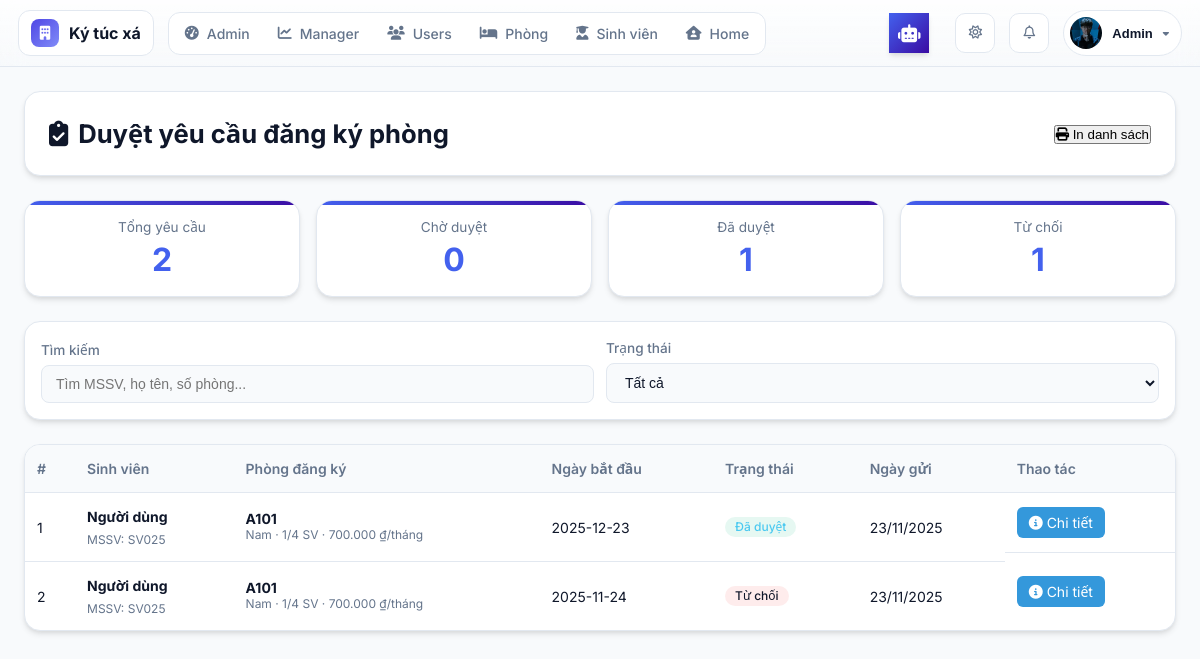
Page /modules/staff/room_requests/staff_request_list.php (signed in) on the committed database.
### tables this page shows
CREATE TABLE IF NOT EXISTS `students` (
  `StudentID` int NOT NULL AUTO_INCREMENT,
  `UserID` int DEFAULT NULL,
  `StudentCode` varchar(20) NOT NULL,
  `FullName` varchar(100) NOT NULL,
  `Email` varchar(100) DEFAULT NULL,
  `Gender` enum('Nam','Nữ','Khác') NOT NULL,
  `BirthDate` date DEFAULT NULL,
  `CitizenID` varchar(20) DEFAULT NULL,
  `Hometown` varchar(100) DEFAULT NULL,
  `Address` varchar(255) DEFAULT NULL,
  `Phone` varchar(15) DEFAULT NULL,
  `ClassName` varchar(100) DEFAULT NULL,
  `CourseYear` varchar(9) DEFAULT NULL,
  `Avatar` varchar(255) DEFAULT NULL,
  `EmergencyContact` varchar(255) DEFAULT NULL,
  `CheckInDate` date DEFAULT NULL,
  `CheckOutDate` date DEFAULT NULL,
  `IsInDorm` tinyint(1) DEFAULT '1',
  `CreatedAt` datetime DEFAULT CURRENT_TIMESTAMP,
  `UpdatedAt` datetime DEFAULT CURRENT_TIMESTAMP ON UPDATE CURRENT_TIMESTAMP,
  `FacultyID` int DEFAULT NULL,
  PRIMARY KEY (`StudentID`),
  UNIQUE KEY `StudentCode` (`StudentCode`),
  UNIQUE KEY `UserID` (`UserID`),
  KEY `fk_faculty` (`FacultyID`),
  CONSTRAINT `fk_faculty` FOREIGN KEY (`FacultyID`) REFERENCES `faculties` (`FacultyID`) ON DELETE SET NULL ON UPDATE CASCADE,
  CONSTRAINT `students_ibfk_1` FOREIGN KEY (`UserID`) REFERENCES `users` (`UserID`)
);

CREATE TABLE IF NOT EXISTS `roomrequests` (
  `RequestID` int NOT NULL AUTO_INCREMENT,
  `StudentID` int NOT NULL,
  `RoomID` int NOT NULL,
  `DesiredFrom` date DEFAULT NULL,
  `Note` varchar(500) DEFAULT NULL,
  `Status` enum('Chờ duyệt','Đã duyệt','Từ chối') NOT NULL DEFAULT 'Chờ duyệt',
  `ReviewedBy` int DEFAULT NULL,
  `ReviewedAt` datetime DEFAULT NULL,
  `CreatedAt` datetime NOT NULL DEFAULT CURRENT_TIMESTAMP,
  `UpdatedAt` datetime NOT NULL DEFAULT CURRENT_TIMESTAMP ON UPDATE CURRENT_TIMESTAMP,
  `CheckInDate` date DEFAULT NULL,
  `CheckOutDate` date DEFAULT NULL,
  PRIMARY KEY (`RequestID`),
  KEY `idx_rr_student` (`StudentID`),
  KEY `idx_rr_room` (`RoomID`),
  KEY `idx_rr_status` (`Status`),
  CONSTRAINT `fk_rr_room` FOREIGN KEY (`RoomID`) REFERENCES `rooms` (`RoomID`),
  CONSTRAINT `fk_rr_student` FOREIGN KEY (`StudentID`) REFERENCES `students` (`StudentID`)
);

CREATE TABLE IF NOT EXISTS `rooms` (
  `RoomID` int NOT NULL AUTO_INCREMENT,
  `BuildingID` int NOT NULL,
  `RoomNumber` varchar(10) DEFAULT NULL,
  `Capacity` int NOT NULL,
  `CurrentOccupants` int DEFAULT '0',
  `RoomType` enum('Nam','Nữ','Khác') NOT NULL,
  `RoomPrice` decimal(10,2) NOT NULL,
  `Status` enum('Trống','Đầy','Bảo trì') DEFAULT 'Trống',
  `ImagePath` varchar(255) DEFAULT NULL,
  `Gallery` json DEFAULT NULL,
  `Description` text,
  `Amenities` json DEFAULT NULL,
  `CreatedAt` datetime DEFAULT CURRENT_TIMESTAMP,
  `UpdatedAt` datetime DEFAULT CURRENT_TIMESTAMP ON UPDATE CURRENT_TIMESTAMP,
  PRIMARY KEY (`RoomID`),
  UNIQUE KEY `uq_rooms_building_room` (`BuildingID`,`RoomNumber`),
  CONSTRAINT `rooms_ibfk_1` FOREIGN KEY (`BuildingID`) REFERENCES `buildings` (`BuildingID`)
);

### modules/staff/room_requests/staff_request_list.php (the view, shortened to what this page needs)
<?php
require_once '../../../db_connect.php';
$conn->set_charset('utf8mb4');
$statusFilter = $_GET['status'] ?? 'all';
$search       = trim($_GET['q'] ?? '');
$page    = max(1, (int)($_GET['page'] ?? 1));
$perPage = 10;
$offset  = ($page - 1) * $perPage;
$conds  = [];
$params = [];
$types  = '';
$where = $conds ? 'WHERE ' . implode(' AND ', $conds) : '';
$sqlCount = "
    SELECT COUNT(*)
    FROM roomrequests rr
    JOIN students st ON st.StudentID = rr.StudentID
    JOIN rooms r     ON r.RoomID     = rr.RoomID
    $where
";
$stm = $conn->prepare($sqlCount);
$stm->execute();
$stm->bind_result($totalRows);
$totalRows  = (int)($totalRows ?? 0);
$sql = "
    SELECT
        rr.RequestID,
        rr.Status,
        rr.DesiredFrom,
        rr.Note,
        rr.CreatedAt,
        st.StudentCode,
        st.FullName,
        r.RoomNumber AS RoomCode,
        COALESCE(r.RoomType,'')        AS RoomType,
        COALESCE(r.Capacity,0)         AS Capacity,
        COALESCE(c.ActiveCount,0)      AS CurrentOccupants,
        COALESCE(r.RoomPrice,0)        AS RoomPrice
    FROM roomrequests rr
    JOIN students st ON st.StudentID = rr.StudentID
    JOIN rooms r     ON r.RoomID     = rr.RoomID
    LEFT JOIN (
        SELECT
            RoomID,
            COUNT(*) AS ActiveCount
        FROM contracts
        WHERE Status = 'Hiệu lực'
          AND StartDate <= CURDATE()
          AND (EndDate IS NULL OR EndDate >= CURDATE())
        GROUP BY RoomID
    ) c ON c.RoomID = r.RoomID
    $where
    ORDER BY rr.CreatedAt DESC
    LIMIT ?, ?
";
$paramsData   = $params;
$typesData    = $types . 'ii';
$paramsData[] = $offset;
$paramsData[] = $perPage;
$stm = $conn->prepare($sql);
$stm->bind_param($typesData, ...$paramsData);
$stm->execute();
$res = $stm->get_result();
$rows = [];
if ($res) {
    while ($row = $res->fetch_assoc()) $rows[] = $row;
}
function money_vn($n)
{
    return number_format((float)$n, 0, ',', '.') . ' ₫';
}
$pendingCount  = 0;
$approvedCount = 0;
$rejectedCount = 0;
foreach ($rows as $r) {
    switch ($r['Status']) {
        case 'Đã duyệt':
            $approvedCount++;
            break;
        case 'Từ chối':
            $rejectedCount++;
            break;
    }
}
require_once '../../../includes/admin_header.php';
?>
<!DOCTYPE html>
<html lang="vi">
<head>
    <link rel="stylesheet" href="../../../assets/css/admin/admin_header.css">
    <link rel="stylesheet" href="../../../assets/css/staff/room_requests/staff_request_list.css">
    <link rel="stylesheet" href="https://cdn.jsdelivr.net/npm/sweetalert2@11/dist/sweetalert2.min.css">
    <link rel="stylesheet" href="https://cdnjs.cloudflare.com/ajax/libs/font-awesome/6.4.0/css/all.min.css">
</head>
<body>
    <div class="admin-container">
        <div class="page-header">
            <h2><i class="fa-solid fa-clipboard-check"></i> Duyệt yêu cầu đăng ký phòng</h2>
            <div class="header-actions">
                <button class="btn primary" onclick="window.print()">
                    <i class="fa-solid fa-print"></i> In danh sách
                </button>
            </div>
        </div>
        <div class="stats-cards">
            <div class="stat-card">
                <div class="label">Tổng yêu cầu</div>
                <div class="value"><?= $totalRows ?></div>
            </div>
            <div class="stat-card">
                <div class="label">Chờ duyệt</div>
                <div class="value"><?= $pendingCount ?></div>
            </div>
            <div class="stat-card">
                <div class="label">Đã duyệt</div>
                <div class="value"><?= $approvedCount ?></div>
            </div>
            <div class="stat-card">
                <div class="label">Từ chối</div>
                <div class="value"><?= $rejectedCount ?></div>
            </div>
        </div>
        <div class="filters-container">
            <form method="get" class="filters" id="filterForm">
                <div class="filter-group">
                    <label for="search">Tìm kiếm</label>
                    <input type="text"
                        id="search"
                        name="q"
                        placeholder="Tìm MSSV, họ tên, số phòng..."
                        value="<?= htmlspecialchars($search) ?>"
                        class="search-input">
                </div>
                <div class="filter-group">
                    <label for="status">Trạng thái</label>
                    <select id="status" name="status" class="filter-select">
                        <option value="all" <?= $statusFilter === 'all' ? 'selected' : '' ?>>Tất cả</option>
                    </select>
                </div>
            </form>
        </div>
        <?php if (!$rows): ?>
            <div class="empty-state">
                <i class="fa-solid fa-inbox"></i>
                <h3>Không có yêu cầu nào</h3>
                <p>Không tìm thấy yêu cầu đăng ký phòng nào phù hợp với bộ lọc của bạn.</p>
            </div>
        <?php else: ?>
            <div class="table-container">
                <table class="table">
                    <thead>
                        <tr>
                            <th>#</th>
                            <th>Sinh viên</th>
                            <th>Phòng đăng ký</th>
                            <th>Ngày bắt đầu</th>
                            <th>Trạng thái</th>
                            <th>Ngày gửi</th>
                            <th>Thao tác</th>
                        </tr>
                    </thead>
                    <tbody>
                        <?php foreach ($rows as $i => $r):
                            $cls = str_replace(' ', '', $r['Status']);
                        ?>
                            <tr>
                                <td><?= ($offset + $i + 1) ?></td>
                                <td class="student-info">
                                    <strong><?= htmlspecialchars($r['FullName']) ?></strong>
                                    <span class="small">MSSV: <?= htmlspecialchars($r['StudentCode']) ?></span>
                                </td>
                                <td>
                                    <strong><?= htmlspecialchars($r['RoomCode']) ?></strong>
                                    <div class="room-details">
                                        <?= htmlspecialchars($r['RoomType'] ?: 'Không rõ') ?> ·
                                        <?= (int)$r['CurrentOccupants'] ?>/<?= (int)$r['Capacity'] ?> SV ·
                                        <?= money_vn($r['RoomPrice']) ?>/tháng
                                    </div>
                                </td>
                                <td><?= htmlspecialchars($r['DesiredFrom'] ?: '-') ?></td>
                                <td><span class="status <?= $cls ?>"><?= htmlspecialchars($r['Status']) ?></span></td>
                                <td><?= date('d/m/Y', strtotime($r['CreatedAt'])) ?></td>
                                <td class="actions">
                                    <a class="btn info" href="staff_request_detail.php?id=<?= (int)$r['RequestID'] ?>">
                                        <i class="fa-solid fa-circle-info"></i> Chi tiết
                                    </a>
                                </td>
                            </tr>
                        <?php endforeach; ?>
                    </tbody>
                </table>
            </div>
        <?php endif; ?>
    </div>
</body>
</html>

### includes/admin_header.php (shortened to what this page needs)
<?php
require_once __DIR__ . "/error_handler.php";
$userName = $_SESSION['FullName'] ?? 'Quản trị viên';
$userAvatar = $_SESSION['Avatar'] ?? null;
$userRole = $_SESSION['Role'] ?? 'Staff';
$base = '/';
if (!$userAvatar && isset($_SESSION['UserID']) && isset($conn) && $conn instanceof mysqli) {
    try {
        $userId = (int)$_SESSION['UserID'];
        $stmt = $conn->prepare("SELECT Avatar FROM Students WHERE UserID = ? LIMIT 1");
        if ($stmt) {
            $stmt->bind_param("i", $userId);
            $stmt->execute();
            $res = $stmt->get_result();
            if ($row = $res->fetch_assoc()) {
                $userAvatar = $row['Avatar'];
            }
        }
    } catch (Exception $e) {
    }
}
$avatarPath = $base . 'assets/img/avatars/user.png';
if ($userAvatar && !empty($userAvatar)) {
    if (preg_match('/^https?:\/\//', $userAvatar)) {
        $avatarPath = $userAvatar;
    } else {
        $avatarPath = $base . ltrim($userAvatar, '/');
    }
}
?>
<!DOCTYPE html>
<html lang="vi">
<head>
    <link rel="stylesheet" href="https://cdnjs.cloudflare.com/ajax/libs/font-awesome/6.5.0/css/all.min.css" />
    <link rel="stylesheet" href="<?= $base ?>assets/css/global.css" />
    <link rel="stylesheet" href="<?= $base ?>assets/css/admin/admin_header.css" />
    <link rel="stylesheet" href="<?= $base ?>assets/css/admin/chat_ai_widget.css" />
</head>
<body class="theme-auto" data-base="<?= $base ?>">
    <header class="admin-header">
        <div class="left">
            <a href="<?= $base ?>modules/staff/dashboard.php" class="logo">
                <i class="fas fa-building"></i>
                <span>Ký túc xá</span>
            </a>
            <nav class="admin-nav">
                <?php if ($userRole !== 'Manager'): ?>
                    <a href="<?= $base ?>modules/admin/dashboard.php" data-path="modules/admin/dashboard.php">
                        <i class="fas fa-gauge-high"></i>
                        <span>Admin</span>
                    </a>
                <?php endif; ?>
                <a href="<?= $base ?>modules/staff/dashboard.php" data-path="modules/staff/dashboard.php">
                    <i class="fas fa-chart-line"></i>
                    <span>Manager</span>
                </a>
                <?php if ($userRole !== 'Manager'): ?>
                    <a href="<?= $base ?>modules/staff/users/users.php" data-path="modules/staff/users/users.php">
                        <i class="fas fa-users"></i>
                        <span>Users</span>
                    </a>
                <?php endif; ?>
                <a href="<?= $base ?>modules/staff/rooms/rooms.php" data-path="modules/staff/rooms/rooms.php">
                    <i class="fas fa-bed"></i>
                    <span>Phòng</span>
                </a>
                <a href="<?= $base ?>modules/staff/students/student_list.php" data-path="modules/staff/students/student_list.php">
                     <i class="fas fa-user-graduate"></i>
                     <span>Sinh viên</span>
                </a>
                <a href="<?= $base ?>index.php" data-path="index.php">
                    <i class="fas fa-house-user"></i>
                    <span>Home</span>
                </a>
            </nav>
        </div>
        <div class="right">
            <?php if ($userRole === 'Admin'): ?>
                <div id="adminChatAiToggle" class="chat-ai-toggle" title="Trợ lý Admin">
                    <i class="fas fa-robot"></i>
                </div>
            <?php endif; ?>
            <button class="theme-toggle" aria-label="Chế độ tối/sáng">
                <i class="fa-regular fa-sun"></i>
            </button>
            <div class="notify">
                <button class="notify-btn" aria-label="Thông báo">
                    <i class="fa-regular fa-bell"></i>
                </button>
            </div>
            <div class="admin-profile">
                <button class="profile-btn" aria-haspopup="true" aria-expanded="false">
                    <img src="<?= htmlspecialchars($avatarPath) ?>" alt="Avatar" onerror="this.src='<?= $base ?>assets/img/avatars/user.png'">
                    <span class="name"><?= htmlspecialchars($userName) ?></span>
                    <i class="fas fa-caret-down caret"></i>
                </button>
            </div>
        </div>
    </header>
    <main style="min-height: 80vh;">

### rows in the picture
students: Avatar (picture)
roomrequests: i "1", StudentID.FullName "Người dùng", StudentID.StudentCode "SV025", RoomID.RoomNumber "A101", RoomType "Nam", CurrentOccupants "1", Capacity "4", RoomPrice "700.000 ₫", DesiredFrom "2025-12-23", Status "Đã duyệt", CreatedAt "23/11/2025"
roomrequests: i "2", StudentID.FullName "Người dùng", StudentID.StudentCode "SV025", RoomID.RoomNumber "A101", RoomType "Nam", CurrentOccupants "1", Capacity "4", RoomPrice "700.000 ₫", DesiredFrom "2025-11-24", Status "Từ chối", CreatedAt "23/11/2025"

### other values in the picture
$userName "Admin"
$totalRows "2"
$pendingCount "0"
$approvedCount "1"
$rejectedCount "1"
